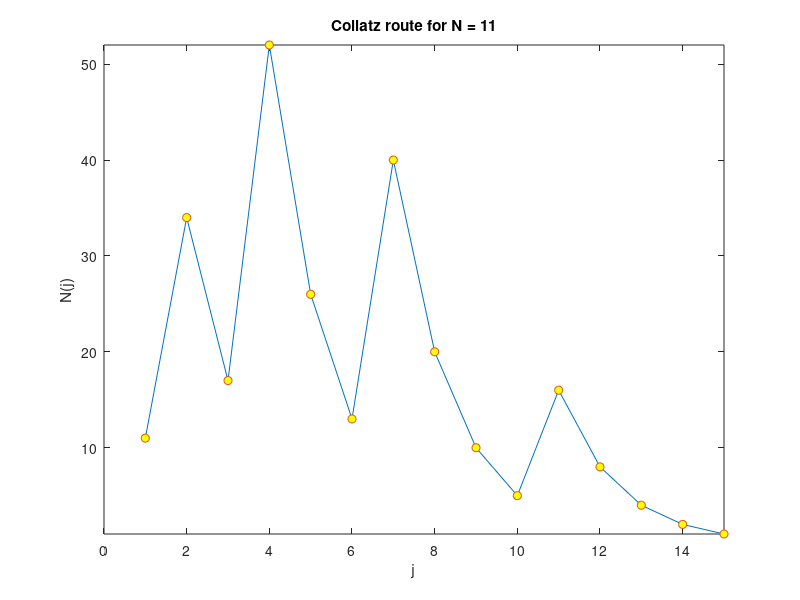

Source code (MATLAB):
clear; %clears workspace

% % % % % % % % % % % % % % % % % % % % % % % % % % %
% This program runs the Collatz algorithm for user  %
% defined N. N is defined on line 8.                %
%                                                   %
% Scott Morgan 2016                                 %
% % % % % % % % % % % % % % % % % % % % % % % % % % %

N(1) = 11; %specify the number to run the algorithm for.

j = 1; %loop counter 

while N(j) ~= 1 %loop until N = 1
    if mod(N(j),2) == 0 %check if N is even using remainder when divided by 2
        N(j+1) = N(j)/2; %if N is even, halve it.
    else
        N(j+1) = 3*N(j) +1; %if N is not even (i.e. odd) then do 3*N + 1)
    end
    j = j + 1; %increment j at the end of each loop.
end

% % % Optional - header line % % % 
fprintf('%6s %4s\r\n','j','N');
% % % End Optional % % %

disp([(1:length(N))' N']) %displays route to 1 as a vector
disp(['Number of iterations required = ' num2str(length(N))]); %display number of iterations reqd
disp(['Largest number reached = ' num2str(max(N))]);

%Plots
figure(1)
plot(N); hold on;
plot(N,'o','markerfacecolor','y'); %plots yellow circles at each j
hold off;
ylim([1 max(N)]); %sets y axis limits from 1 to max(N)
xlim([0 j]); %sets xaxis limits
title(['Collatz route for N = ' num2str(N(1))]); xlabel('j'); ylabel('N(j)');